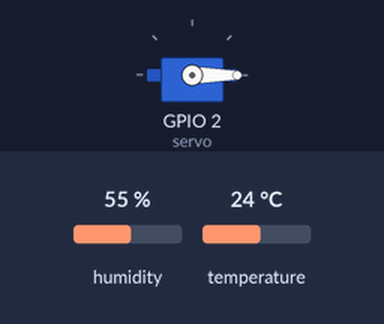
Simulated run of this sketch. Board: ESP8266 (NodeMCU). Shown: servo. The inputs (shaded band) are chosen by the test bench; at power-on: temperature 24 °C, humidity 55 %. WiFi joins after 1.5 s; servers stay silent unless stated.

Above: at 5.0 s.
5.1 s: temperature set to 27 °C
At 6.3 s:
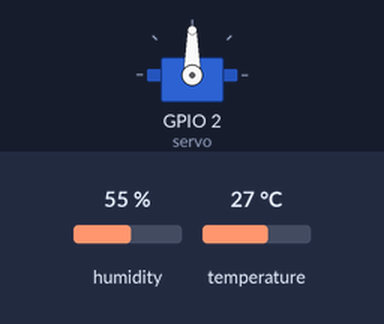
7.3 s: temperature set to 12 °C
At 8.7 s:
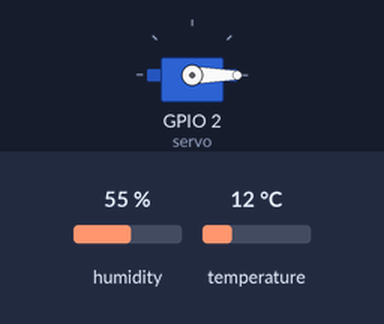
9.3 s: temperature set to 28 °C
At 11.2 s:
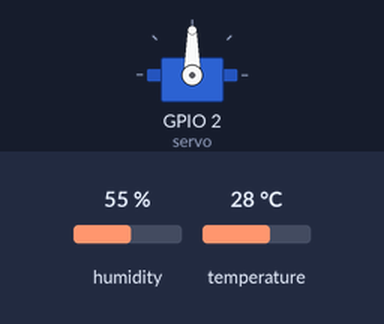
Timing chart, 0 to 12.7 s (numbered marks = the images above; inputs shaded):
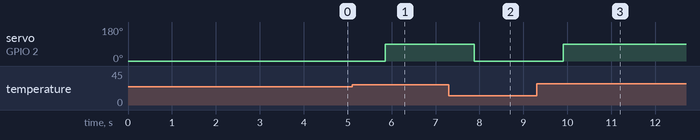

Measured:
- the behaviour switches between 25 and 26 °C on temperature (found by bisection; images 0 and 1)
- after the input at 5.1 s, servo on GPIO 2 (servo): 0° → 90° after 0.75 s
- after the input at 7.3 s, servo on GPIO 2 (servo): 90° → 0° after 0.58 s
- after the input at 9.3 s, servo on GPIO 2 (servo): 0° → 90° after 0.60 s

The sketch:

Blink.ino
```cpp
#define BLYNK_PRINT Serial
#include <SPI.h>
#include <ESP8266WiFi.h>
#include <BlynkSimpleEsp8266.h>
#include <SimpleTimer.h>
#include <DHT.h>
#include <Servo.h>


char auth[] = "JJ3I3JwbUeaCuaYNqqrw5aT34k3cyf9I";

// Your WiFi credentials.
// Set password to "" for open networks.
char ssid[] = "Zarif";
char pass[] = "3652929b524c";

#define DHTPIN 5          // D1

#define DHTTYPE DHT11     // DHT 11


DHT dht(DHTPIN, DHTTYPE);
SimpleTimer timer;

Servo servo;

// This function sends Arduino's up time every second to Virtual Pin (5).
// In the app, Widget's reading frequency should be set to PUSH. This means
// that you define how often to send data to Blynk App.
void sendSensor()
{
  float h = dht.readHumidity();
  float t = dht.readTemperature(); // or dht.readTemperature(true) for Fahrenheit

  if (isnan(h) || isnan(t)) {
    Serial.println("Failed to read from DHT sensor!");
    return;
  }
  // You can send any value at any time.
  // Please don't send more that 10 values per second.
  Blynk.virtualWrite(V5, t);
  Blynk.virtualWrite(V6, h);
}

void setup()
{
  // Debug console
  Serial.begin(9600);

  Blynk.begin(auth, ssid, pass);
  dht.begin();
  timer.setInterval(1000L, sendSensor);

  servo.attach(2); //D4
  servo.write(0);
  delay(2000);
}

void loop()
{
  Blynk.run();
  timer.run();
  float t = dht.readTemperature();

  if(t>25)
  {
    servo.write(90);
    delay(1000);
  }
  else
  {
    servo.write(0);
    delay(1000);
    }

  //
}
```
